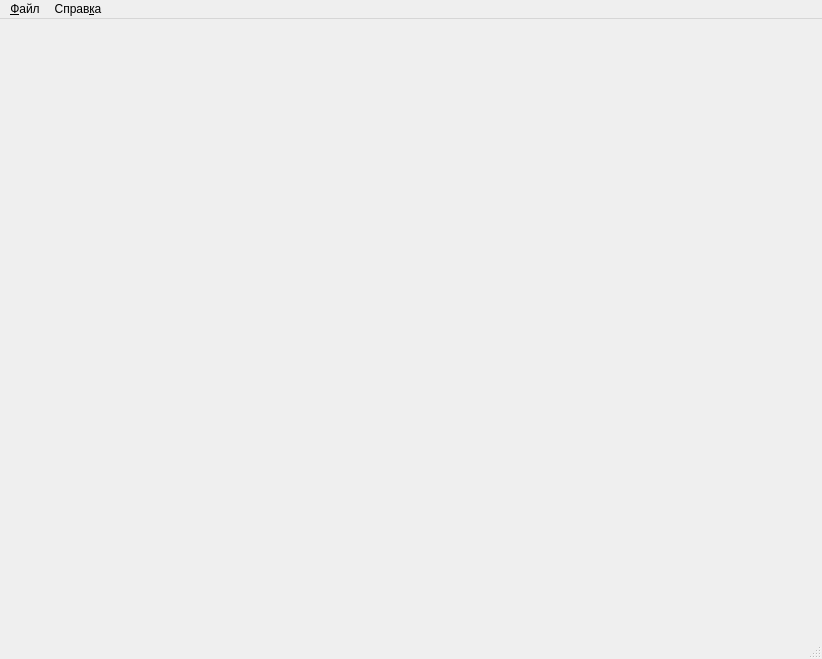
<?xml version="1.0" encoding="UTF-8"?>
<ui version="4.0">
 <class>MainWindow</class>
 <widget class="QMainWindow" name="MainWindow">
  <property name="geometry">
   <rect>
    <x>0</x>
    <y>0</y>
    <width>822</width>
    <height>659</height>
   </rect>
  </property>
  <property name="windowTitle">
   <string>Hotline Descktop </string>
  </property>
  <property name="windowIcon">
   <iconset resource="resource.qrc">
    <normaloff>:/Images/support64.png</normaloff>:/Images/support64.png</iconset>
  </property>
  <widget class="QWidget" name="centralwidget"/>
  <widget class="QMenuBar" name="menubar">
   <property name="geometry">
    <rect>
     <x>0</x>
     <y>0</y>
     <width>822</width>
     <height>23</height>
    </rect>
   </property>
   <widget class="QMenu" name="menuFile">
    <property name="title">
     <string>&amp;Файл</string>
    </property>
    <addaction name="actionExit"/>
   </widget>
   <widget class="QMenu" name="menuHelp">
    <property name="title">
     <string>Справ&amp;ка</string>
    </property>
   </widget>
   <addaction name="menuFile"/>
   <addaction name="menuHelp"/>
  </widget>
  <widget class="QStatusBar" name="statusbar"/>
  <action name="actionExit">
   <property name="text">
    <string>В&amp;ыход</string>
   </property>
  </action>
 </widget>
 <resources>
  <include location="resource.qrc"/>
 </resources>
 <connections/>
</ui>
